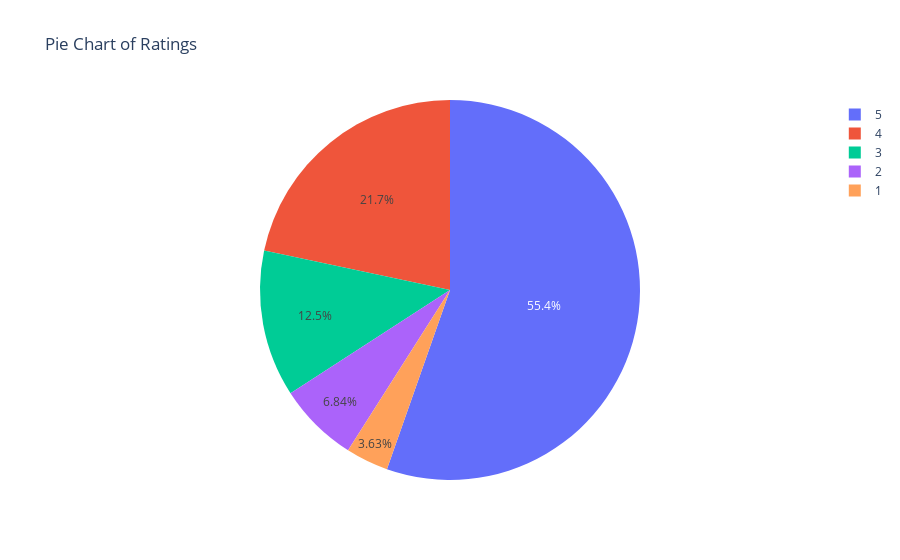
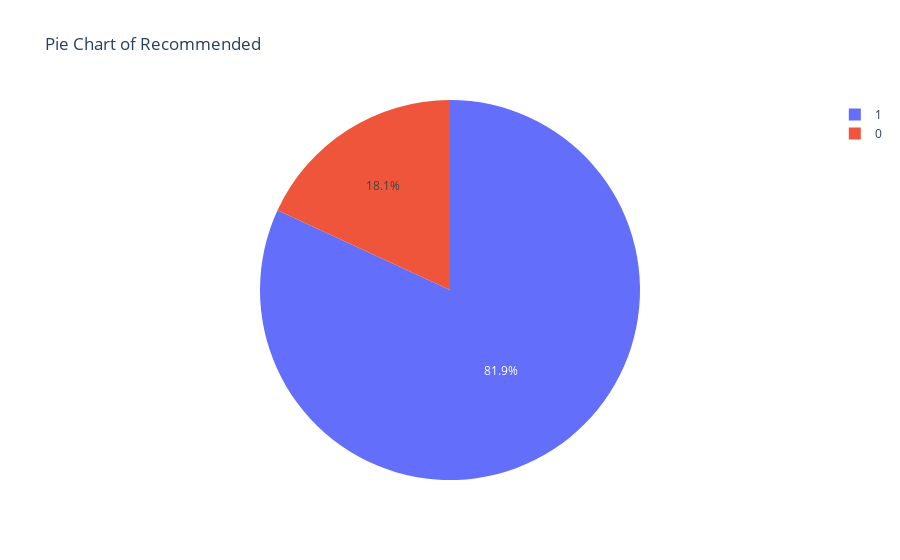

Notebook code for these charts, in order:
### Code cell
# Create a pie chart for 'Rating'
import plotly.express as px
rating_counts = df['Rating'].value_counts().reset_index()
rating_counts.columns = ['Rating', 'Count']

fig1 = px.pie(rating_counts, names='Rating', values='Count', title='Pie Chart of Ratings')

# Create a pie chart for 'Recommended IND'
recommend_counts = df['Recommended IND'].value_counts().reset_index()
recommend_counts.columns = ['Recommended IND', 'Count']

fig2 = px.pie(recommend_counts, names='Recommended IND', values='Count', title='Pie Chart of Recommended ')

# Display the pie charts
fig1.show()
fig2.show()

### Figure 1 — Plotly figure (JSON) as saved in the notebook; plotly's stock layout.template omitted (floating-point values rounded to 4 significant figures)
{"data": [{"domain": {"x": [0, 1], "y": [0, 1]}, "hovertemplate": "Rating=%{label}<br>Count=%{value}<extra></extra>", "labels": [5, 4, 3, 2, 1], "legendgroup": "", "name": "", "showlegend": true, "type": "pie", "values": [12540, 4908, 2823, 1549, 821]}], "layout": {"legend": {"tracegroupgap": 0}, "title": {"text": "Pie Chart of Ratings"}}}

### Figure 2 — Plotly figure (JSON) as saved in the notebook; plotly's stock layout.template omitted (floating-point values rounded to 4 significant figures)
{"data": [{"domain": {"x": [0, 1], "y": [0, 1]}, "hovertemplate": "Recommended IND=%{label}<br>Count=%{value}<extra></extra>", "labels": [1, 0], "legendgroup": "", "name": "", "showlegend": true, "type": "pie", "values": [18540, 4101]}], "layout": {"legend": {"tracegroupgap": 0}, "title": {"text": "Pie Chart of Recommended "}}}
